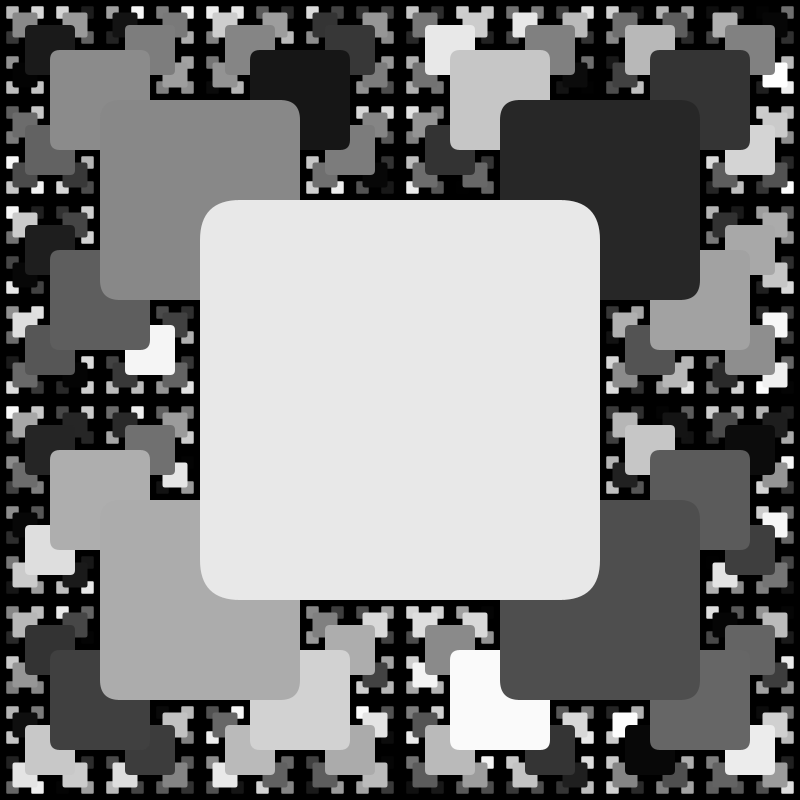
Frame 1 (no input)
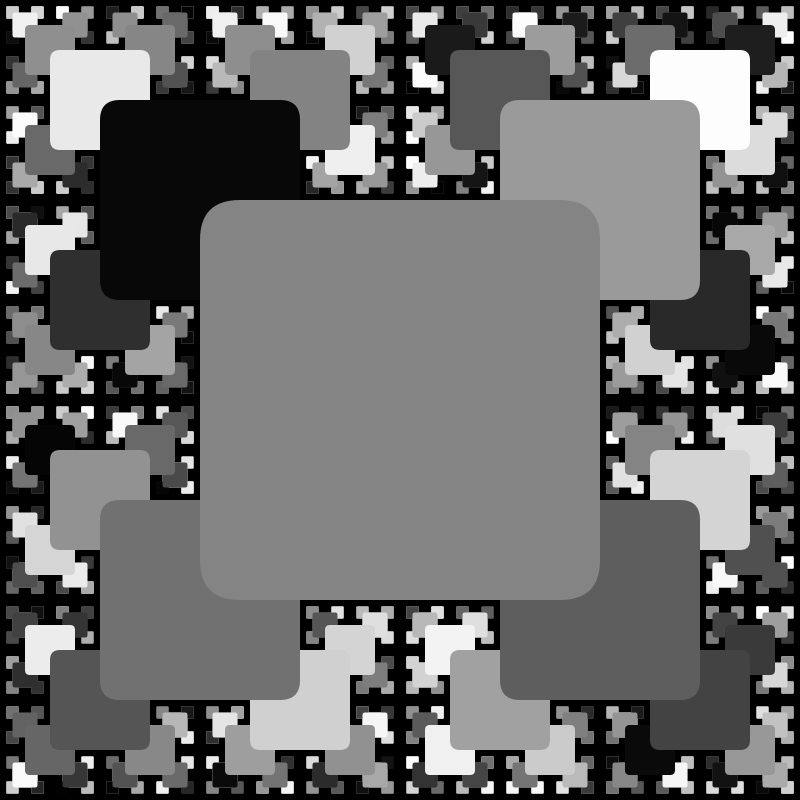
Frame 2 (the mouse pressed at the canvas centre, redrawn once)

The Processing sketch that drew these frames (run headless with seeded random() and noise(); the mouse was pressed at the canvas centre and the sketch redrawn once):

// Processing sketch: OriginalFractal
// ── OriginalFractal.pde
/* Original Fractal //<>//
 * Author: Brian Tom
 * Date: 2/8/16
 * Description: 
 */

int n = 20;
int[] colors = new int[10];

public void setup() {
  size(800, 800);
  background(0);
}

public void draw() {
  original(width/2, height/2, width/2, n);
  noLoop();
}

public void original(float x, float y, float w, int n) {
  float fac = w/2;
  if (w > n) {
    original(x, y, fac, n);
    original(x-fac, y-fac, fac, n);
    original(x-fac, y+fac, fac, n);
    original(x+fac, y-fac, fac, n);
    original(x+fac, y+fac, fac, n);
  }
  noStroke();
  fill((int) (Math.random()*255));
  rectMode(CENTER); //<>//
  rect(x, y, w, w, w/10);
  fill(0);
  //ellipse(x, y, w/1.1, w/1.1);
}
public void mousePressed() {
  loop();
}
